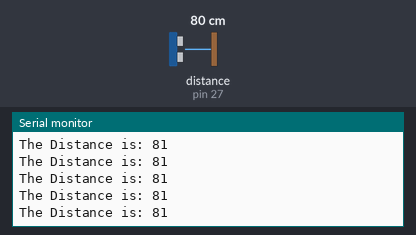
A sketch run on a simulated Arduino Uno, built with avr-gcc and run on an emulated ATmega328P. Parts: the last lines printed to the serial monitor. The test bench sets the inputs (shaded band); at power-on: distance to the obstacle (sensor on pin 27) 80 cm. The echo pulse lasts 58.3 µs per cm.

Above: at 1.2 s.
1.3 s: distance to the obstacle (sensor on pin 27) set to 2 cm
At 2.05 s:
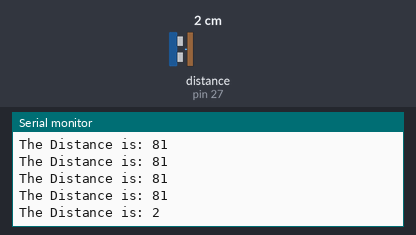
4.3 s: distance to the obstacle (sensor on pin 27) set to 18 cm
At 4.45 s:
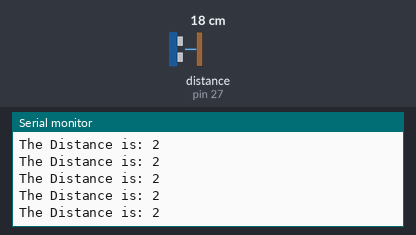
7.3 s: distance to the obstacle (sensor on pin 27) set to 4 cm
At 7.36 s:
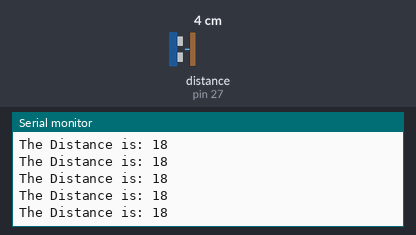
10.3 s: distance to the obstacle (sensor on pin 27) set to 35 cm
At 10.39 s:
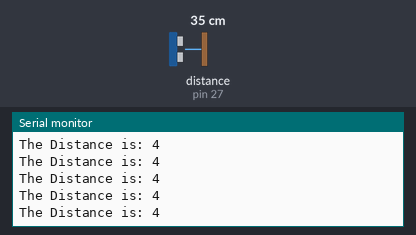
13.3 s: distance to the obstacle (sensor on pin 27) set to 9 cm
At 13.3 s:
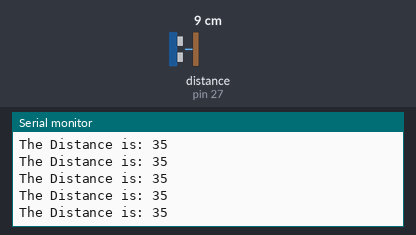
Timing chart, 0 to 16.3 s (numbered marks = the images above; inputs shaded):
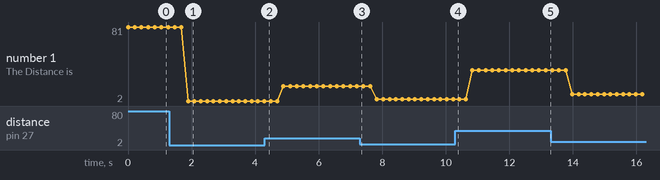

Measured:
- after the input at 1.3 s, the serial monitor: prints a new line after 0.59 s (image 1)
- plotted number 1: 81 → 2 after the input at 1.3 s, 2 → 18 after the input at 4.3 s, 18 → 4 after the input at 7.3 s, 4 → 35 after the input at 10.3 s, 35 → 9 after the input at 13.3 s

The sketch:

UltrasonicSensor.ino
```cpp
#include <NewPing.h>
//defining variables to initialize Ultrasonic Sensor.
int trig=26, echo=27, distanceToCheck=100;

//initializing new ping library with pins connected on board and distance to check.
NewPing sonar (trig, echo, distanceToCheck);

void setup() {

  //getting logs from th eboard
  Serial.begin(1000);
}

void loop() {
  //printing the values via serial communication from board
  Serial.print("The Distance is: ");
  Serial.println(sonar.ping_cm());
}
```
